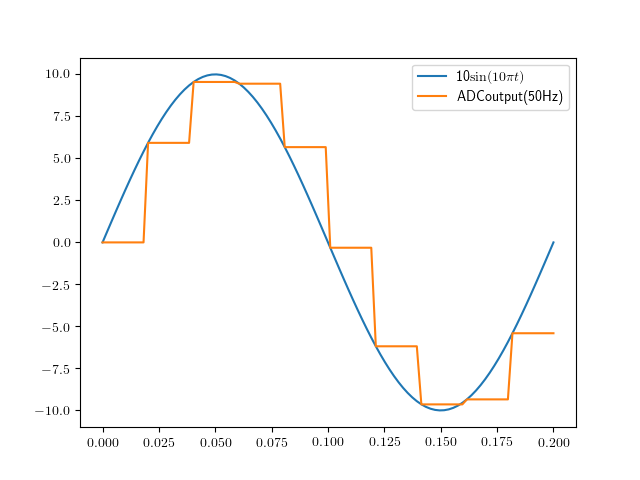

Write the Python code that produced this figure.
import numpy as np
import matplotlib.pyplot as plt

f = 5 # frequence
A = 10 # amplitude

sf = 50 // f # sampling frequence
t = np.linspace(0, 1/f, 10 * sf)
fun = A * np.sin(f * 2 * np.pi * t)

bit = 12 # bits for coding
Q = A * 2 / ( 2 ** bit - 1) # quantization interval
ADCout = []
for i in range(sf):
    code = np.floor((fun[i * 10]) / Q) * Q
    ADCout.extend([code] * 10)


plt.rc('text', usetex=True)
plt.plot(t, fun, label=r"10\sin(10\pi t)")
plt.plot(t, ADCout, label="ADCoutput(50Hz)")
plt.legend()
plt.savefig("ADC_1.png")
plt.show()
